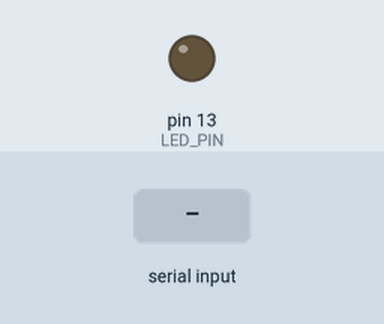
Bench run of a sketch on a simulated Arduino Uno, built with avr-gcc and run on an emulated ATmega328P. Parts: output pins drawn as LEDs (lit = HIGH). Inputs (shaded band) come from the test bench. What the sketch prints to the serial monitor is not drawn.

Above: at 1.2 s.
1.3 s: "Z" received over Serial
At 2.5 s:
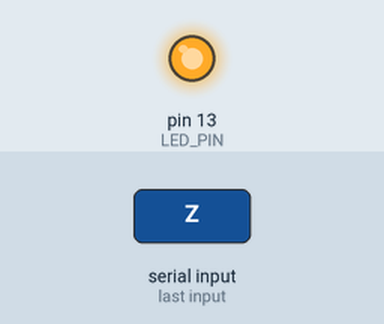
2.8 s: "z" received over Serial
At 3.8 s:
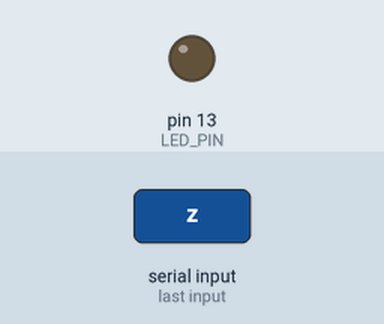
Timing chart, 0 to 5.8 s (numbered marks = the images above; inputs shaded):
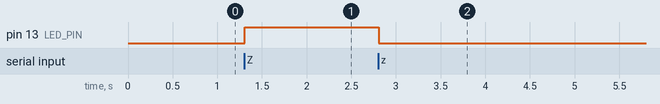

The sketch:

stoplight.ino
```cpp
const int LED_PIN = 13;
char inputByte = 'z';

void setup() {
  Serial.begin(9600);
  pinMode(LED_PIN, OUTPUT);
}

void loop() {
  Serial.println("test");
  while (Serial.available() > 0) {
    inputByte = Serial.read();
    Serial.println(inputByte);

    if (inputByte == 'Z') {
      digitalWrite(LED_PIN, HIGH);
    } else if (inputByte == 'z') {
      digitalWrite(LED_PIN, LOW);
    }
  }
}
```

Measured:
- after the input at 1.3 s, pin 13 (LED_PIN): LOW → HIGH at once
- after the input at 2.8 s, pin 13 (LED_PIN): HIGH → LOW at once
